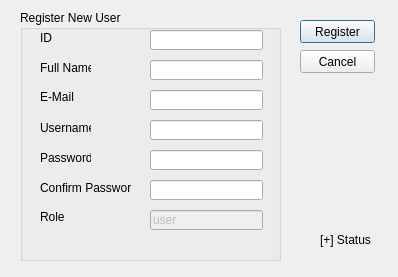
<?xml version="1.0" encoding="UTF-8"?>
<ui version="4.0">
 <class>Registration</class>
 <widget class="QDialog" name="registration">
  <property name="geometry">
   <rect>
    <x>0</x>
    <y>0</y>
    <width>398</width>
    <height>277</height>
   </rect>
  </property>
  <property name="windowTitle">
   <string>New User - LIMA V1.0</string>
  </property>
  <property name="sizeGripEnabled">
   <bool>false</bool>
  </property>
  <widget class="QGroupBox" name="groupBox">
   <property name="geometry">
    <rect>
     <x>20</x>
     <y>10</y>
     <width>261</width>
     <height>251</height>
    </rect>
   </property>
   <property name="title">
    <string>Register New User</string>
   </property>
   <widget class="QLabel" name="fulln">
    <property name="geometry">
     <rect>
      <x>20</x>
      <y>50</y>
      <width>51</width>
      <height>16</height>
     </rect>
    </property>
    <property name="text">
     <string>Full Name</string>
    </property>
   </widget>
   <widget class="QLabel" name="idnum">
    <property name="geometry">
     <rect>
      <x>20</x>
      <y>20</y>
      <width>21</width>
      <height>16</height>
     </rect>
    </property>
    <property name="text">
     <string>ID</string>
    </property>
   </widget>
   <widget class="QLabel" name="emailaddr">
    <property name="geometry">
     <rect>
      <x>20</x>
      <y>80</y>
      <width>47</width>
      <height>13</height>
     </rect>
    </property>
    <property name="text">
     <string>E-Mail</string>
    </property>
   </widget>
   <widget class="QLabel" name="usern">
    <property name="geometry">
     <rect>
      <x>20</x>
      <y>110</y>
      <width>51</width>
      <height>16</height>
     </rect>
    </property>
    <property name="text">
     <string>Username</string>
    </property>
   </widget>
   <widget class="QLabel" name="pasw">
    <property name="geometry">
     <rect>
      <x>20</x>
      <y>140</y>
      <width>51</width>
      <height>16</height>
     </rect>
    </property>
    <property name="text">
     <string>Password</string>
    </property>
   </widget>
   <widget class="QLabel" name="confpasw">
    <property name="geometry">
     <rect>
      <x>20</x>
      <y>170</y>
      <width>91</width>
      <height>16</height>
     </rect>
    </property>
    <property name="text">
     <string>Confirm Password</string>
    </property>
   </widget>
   <widget class="QLineEdit" name="role">
    <property name="enabled">
     <bool>false</bool>
    </property>
    <property name="geometry">
     <rect>
      <x>130</x>
      <y>200</y>
      <width>113</width>
      <height>20</height>
     </rect>
    </property>
    <property name="text">
     <string>user</string>
    </property>
   </widget>
   <widget class="QLabel" name="role_2">
    <property name="geometry">
     <rect>
      <x>20</x>
      <y>200</y>
      <width>47</width>
      <height>13</height>
     </rect>
    </property>
    <property name="text">
     <string>Role</string>
    </property>
   </widget>
   <widget class="QLineEdit" name="id">
    <property name="geometry">
     <rect>
      <x>130</x>
      <y>20</y>
      <width>113</width>
      <height>20</height>
     </rect>
    </property>
   </widget>
   <widget class="QLineEdit" name="name">
    <property name="geometry">
     <rect>
      <x>130</x>
      <y>50</y>
      <width>113</width>
      <height>20</height>
     </rect>
    </property>
   </widget>
   <widget class="QLineEdit" name="email">
    <property name="geometry">
     <rect>
      <x>130</x>
      <y>80</y>
      <width>113</width>
      <height>20</height>
     </rect>
    </property>
   </widget>
   <widget class="QLineEdit" name="username">
    <property name="geometry">
     <rect>
      <x>130</x>
      <y>110</y>
      <width>113</width>
      <height>20</height>
     </rect>
    </property>
   </widget>
   <widget class="QLineEdit" name="password">
    <property name="geometry">
     <rect>
      <x>130</x>
      <y>140</y>
      <width>113</width>
      <height>20</height>
     </rect>
    </property>
    <property name="echoMode">
     <enum>QLineEdit::Password</enum>
    </property>
   </widget>
   <widget class="QLineEdit" name="confirmpass">
    <property name="geometry">
     <rect>
      <x>130</x>
      <y>170</y>
      <width>113</width>
      <height>20</height>
     </rect>
    </property>
    <property name="echoMode">
     <enum>QLineEdit::Password</enum>
    </property>
   </widget>
  </widget>
  <widget class="QPushButton" name="registerok">
   <property name="geometry">
    <rect>
     <x>300</x>
     <y>20</y>
     <width>75</width>
     <height>23</height>
    </rect>
   </property>
   <property name="text">
    <string>Register</string>
   </property>
  </widget>
  <widget class="QPushButton" name="pushButton">
   <property name="geometry">
    <rect>
     <x>300</x>
     <y>50</y>
     <width>75</width>
     <height>23</height>
    </rect>
   </property>
   <property name="text">
    <string>Cancel</string>
   </property>
  </widget>
  <widget class="QLabel" name="dbstatus">
   <property name="geometry">
    <rect>
     <x>320</x>
     <y>230</y>
     <width>51</width>
     <height>20</height>
    </rect>
   </property>
   <property name="text">
    <string>[+] Status</string>
   </property>
  </widget>
 </widget>
 <resources/>
 <connections/>
</ui>
